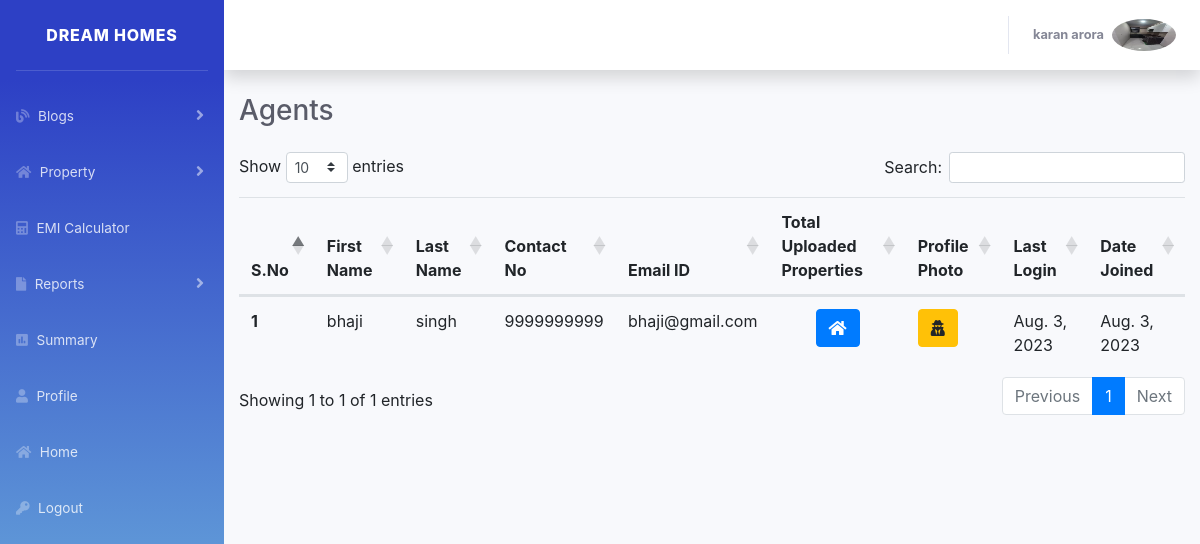
/agents-list/ (signed in), run on the app's committed database.
### pms/models.py (models this page shows, shortened)
class UserProfile(models.Model):
    user_image = models.ImageField(upload_to='registed_user_images/')
    contact = models.CharField(max_length=10, null=False, blank=False)
    user = models.OneToOneField(
        User, on_delete=models.CASCADE, related_name="user_profile")
    user_type = models.CharField(max_length=20, null=True, blank=True)
    created_at = models.DateTimeField(auto_now_add=True)
    updated_at = models.DateTimeField(auto_now=True)

### pms/views.py (the view)
# urls.py: path('agents-list/', views.agents_list_view, name='agents_list'),
@login_required(login_url='login')
def agents_list_view(request):
    user = request.user
    if not user.is_superuser:
        return redirect('index')
    else:
        agents_data = UserProfile.objects.filter(user_type='Agent').all()
        context = {
            'agents_list': agents_data
        }
        return render(request, 'dashboard_templates/reports/agents_list.html', context)

### pms/templates/dashboard_templates/reports/agents_list.html (shortened to what this page needs)
{% include 'dashboard_templates/dashboard_base.html' %}
{% load static %}
{% block body %}
    <div class="container">
        <div class="d-sm-flex align-items-center justify-content-between">
            <h1 class="h3 mb-0 text-gray-800 mt-4 mb-4">Agents</h1>
        </div>
    </div>
    <div class="container">
        <table class="table table-hover" id="myTable">
            <thead>
                <tr>
                    <th scope="col">S.No</th>
                    <th scope="col">First Name</th>
                    <th scope="col">Last Name</th>
                    <th scope="col">Contact No</th>
                    <th scope="col">Email ID</th>
                    <th scope="col">Total Uploaded Properties</th>
                    <th scope="col">Profile Photo</th>
                    <th scope="col">Last Login</th>
                    <th scope="col">Date Joined</th>
                </tr>
            </thead>
            <tbody>
                {% for i in agents_list %}
                    <tr>
                        <th scope="row">{{ forloop.counter }}</th>
                        <td>{{ i.user.first_name }}</td>
                        <td>{{ i.user.last_name }}</td>
                        <td>{{ i.contact }}</td>
                        <td>{{ i.user.email }}</td>
                        <td class="text-center">
                            <a href="{% url 'properties_uploaded_by_user' %}"
                               target="_blank"
                               class="btn btn-primary"><i class="fas fa-home"></i
                            ></a>
                        </td>
                        <td>
                            <a href="{% url 'view_user_image' i.id %}"
                               target="_blank"
                               class="btn btn-warning"><i class="fas fa-user-secret"></i
                            ></a>
                        </td>
                        <td>{{ i.user.last_login|date }}</td>
                        <td>{{ i.user.date_joined|date }}</td>
                    </tr>
                {% endfor %}
            </tbody>
        </table>
    </div>
{% endblock %}

### pms/templates/dashboard_templates/dashboard_base.html (shortened to what this page needs)
{% load static %}
<!DOCTYPE html>
<html lang="en">
    <head>
        <link href="{% static 'vendor/fontawesome-free/css/all.min.css' %}"
              rel="stylesheet"
              type="text/css">
        <link href="{% static 'css/sb-admin-2.min.css' %}" rel="stylesheet">
        <link rel="stylesheet"
              href="https://cdn.datatables.net/1.10.21/css/dataTables.bootstrap4.min.css">
    </head>
    <body id="page-top">
        <div id="wrapper">
            <ul class="navbar-nav bg-gradient-primary sidebar sidebar-dark accordion"
                id="accordionSidebar">
                <a class="sidebar-brand d-flex align-items-center justify-content-center"
                   href="{% url 'dashboard' %}">
                    <div class="sidebar-brand-text">Dream Homes</div>
                </a>
                <hr class="sidebar-divider">
                {% if user.is_superuser %}
                    <li class="nav-item">
                        <a class="nav-link collapsed" href="#" data-toggle="collapse" data-target="#collapseThree" aria-expanded="true" aria-controls="collapseThree">
                            <i class="fas fa-blog"></i>
                            <span>Blogs</span>
                        </a>
                    </li>
                    <li class="nav-item">
                        <a class="nav-link collapsed" href="#" data-toggle="collapse" data-target="#collapseFour" aria-expanded="true" aria-controls="collapseFour">
                            <i class="fas fa-home"></i>
                            <span>Property</span>
                        </a>
                    </li>
                    <li class="nav-item">
                        <a class="nav-link" href="{% url 'emi_calculator' %}">
                            <i class="fas fa-calculator"></i>
                            <span>EMI Calculator</span></a>
                    </li>
                    <li class="nav-item">
                        <a class="nav-link collapsed" href="#" data-toggle="collapse" data-target="#collapseFive" aria-expanded="true" aria-controls="collapseFive">
                            <i class="fas fa-file"></i>
                            <span>Reports</span>
                        </a>
                    </li>
                    <li class="nav-item">
                        <a class="nav-link" href="{% url 'dashboard' %}">
                            <i class="fas fa-poll"></i>
                            <span>Summary</span></a>
                    </li>
                    <li class="nav-item">
                        <a class="nav-link" href="{% url 'profile' %}">
                            <i class="fas fa-user"></i>
                            <span>Profile</span></a>
                    </li>
                    <li class="nav-item">
                        <a class="nav-link" href="{% url 'index' %}">
                            <i class="fas fa-home"></i>
                            <span>Home</span></a>
                    </li>
                    <li class="nav-item">
                        <a class="nav-link" href="{% url 'logout' %}">
                            <i class="fas fa-key"></i>
                            <span>Logout</span></a>
                    </li>
                {% endif %}
            </ul>
            <div id="content-wrapper" class="d-flex flex-column">
                <div id="content">
                    <nav class="navbar navbar-expand navbar-light bg-white topbar mb-0 static-top shadow">
                        <ul class="navbar-nav ml-auto">
                            <li class="nav-item dropdown no-arrow">
                                <a class="nav-link dropdown-toggle" href="" id="userDropdown" role="button" data-toggle="dropdown" aria-haspopup="true" aria-expanded="false">
                                    <span class="mr-2 d-none d-lg-inline text-gray-600 small"><b>{{ request.user.first_name }}
                                    {{ request.user.last_name }}</b></span>
                                    <img class="img-profile rounded-circle"
                                         src="{{ request.user.user_profile.user_image.url }}">
                                </a>
                            </li>
                        </ul>
                    </nav>
                </body>
                <link rel="stylesheet"
                      href="https://stackpath.bootstrapcdn.com/bootstrap/4.5.2/css/bootstrap.min.css">
            </html>

### data on the page
UserProfile: user.first_name "bhaji", user.last_name "singh", contact "9999999999", user.email "bhaji@gmail.com", user.last_login "Aug. 3, 2023", user.date_joined "Aug. 3, 2023"

### other printed values
{{ request.user.first_name }} "karan"
{{ request.user.last_name }} "arora"
